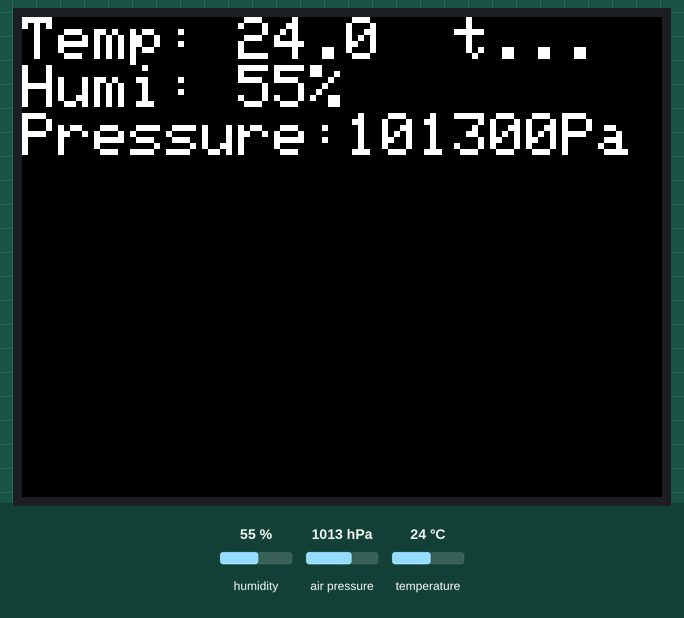
This program was run on a simulated ESP32. Parts: 320×240 colour display. The inputs (shaded band) are chosen by the test bench; at power-on: humidity 55 %, air pressure 1013 hPa, temperature 24 °C. What the program prints to the serial monitor is not drawn.

Above: at 1.4 s.
1.5 s: humidity set to 22 %
At 2.6 s:
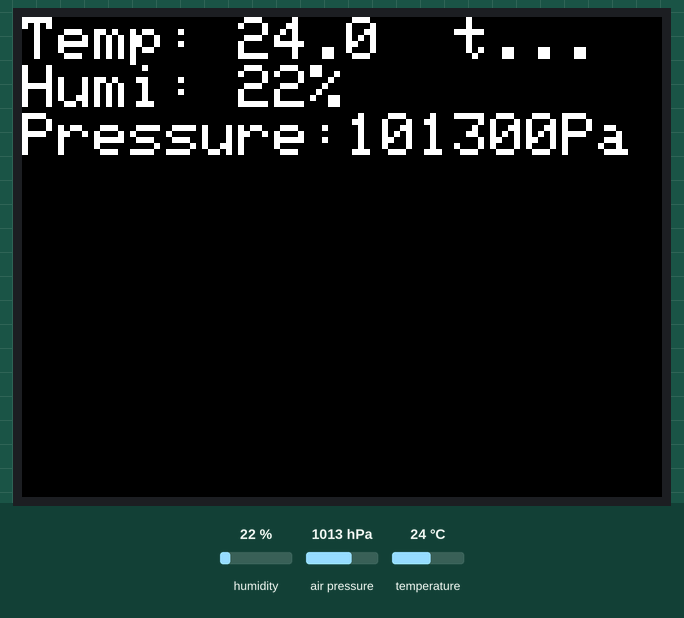
3.1 s: air pressure set to 952 hPa
At 4.3 s:
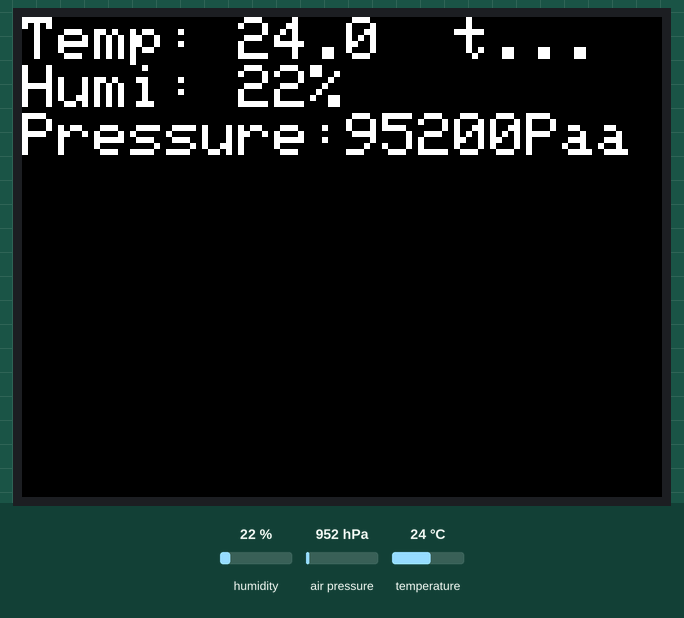
4.6 s: temperature set to 12 °C
At 5.8 s:
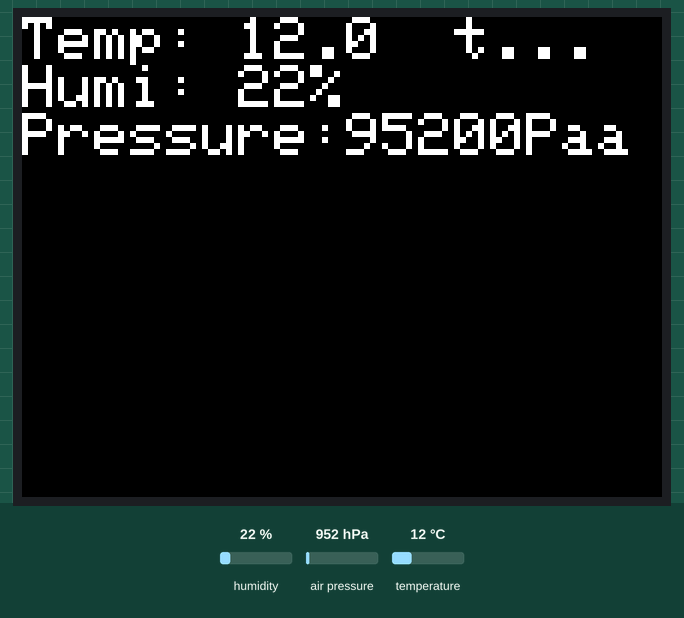
6.1 s: humidity set to 40 %
At 7.4 s:
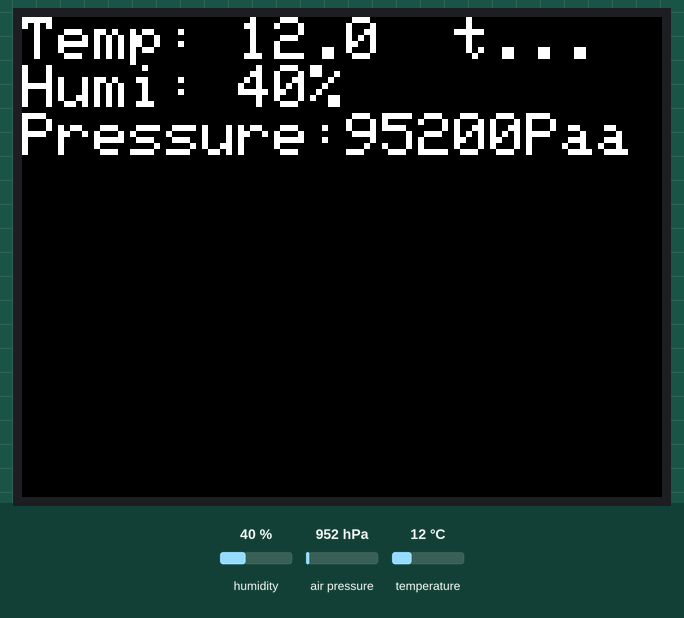
7.7 s: air pressure set to 975 hPa
At 8.3 s:
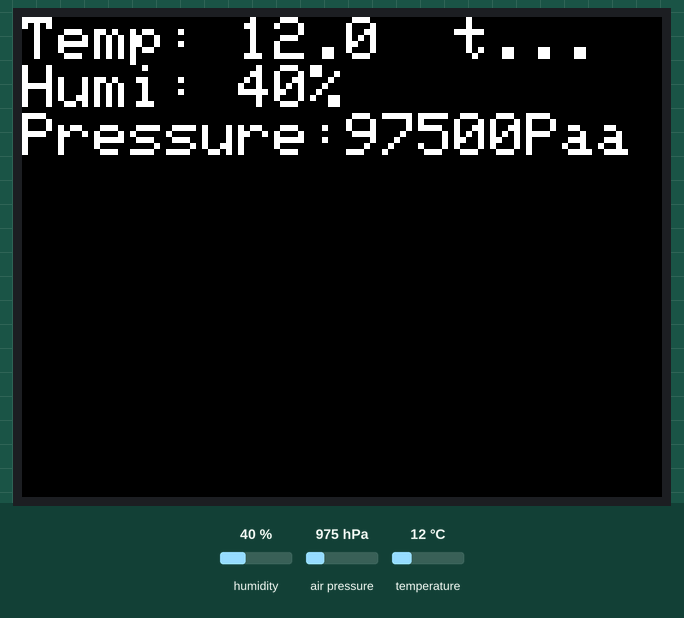
Timing chart, 0 to 10.3 s (numbered marks = the images above; inputs shaded):
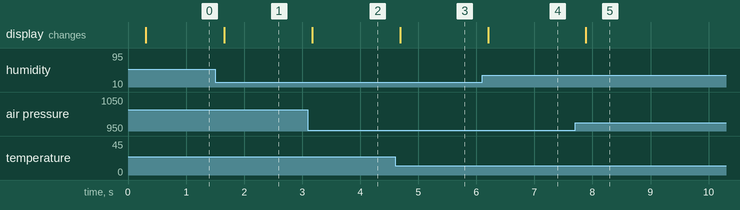

The program:

main.cpp
```cpp
#include <M5Core2.h>
#include <Wire.h>
#include "Adafruit_Sensor.h"
#include <Adafruit_BMP280.h>
#include "SHT3X.h"
SHT3X sht30;
Adafruit_BMP280 bme;

float tmp = 0.0;
float hum = 0.0;
float pressure = 0.0;

void setup() {
  M5.begin();
  Wire.begin();
  M5.Lcd.setBrightness(10);
  M5.Lcd.setTextSize(3);
  Serial.println(F("ENV Unit(SHT30 and BMP280) test..."));

  while (!bme.begin(0x76)){
    Serial.println("Could not find a valid BMP280 sensor, check wiring!");
    M5.Lcd.println("Could not find a valid BMP280 sensor, check wiring!");
  }
  M5.Lcd.clear(BLACK);
  M5.Lcd.println("ENV Unit test...");
}

void loop() {
  pressure = bme.readPressure();
  if(sht30.get()==0){
    tmp = sht30.cTemp;
    hum = sht30.humidity;
  }
  Serial.printf("Temperatura: %2.2f*C  Humedad: %0.2f%%  Pressure: %0.2fPa\r\n", tmp, hum, pressure);
  M5.Lcd.setCursor(0, 0);
  M5.Lcd.setTextColor(WHITE, BLACK);

  M5.Lcd.printf("Temp: %2.1f  \r\nHumi: %2.0f%%  \r\nPressure:%2.0fPa\r\n", tmp, hum, pressure);

  delay(100);

}
```

Measured:
- after the input at 1.5 s, the display: changes after 0.16 s (image 1)
- after the input at 3.1 s, the display: changes after 0.08 s (image 2)
- after the input at 4.6 s, the display: changes after 0.09 s (image 3)
- after the input at 6.1 s, the display: changes after 0.10 s (image 4)
- after the input at 7.7 s, the display: changes after 0.18 s (image 5)
